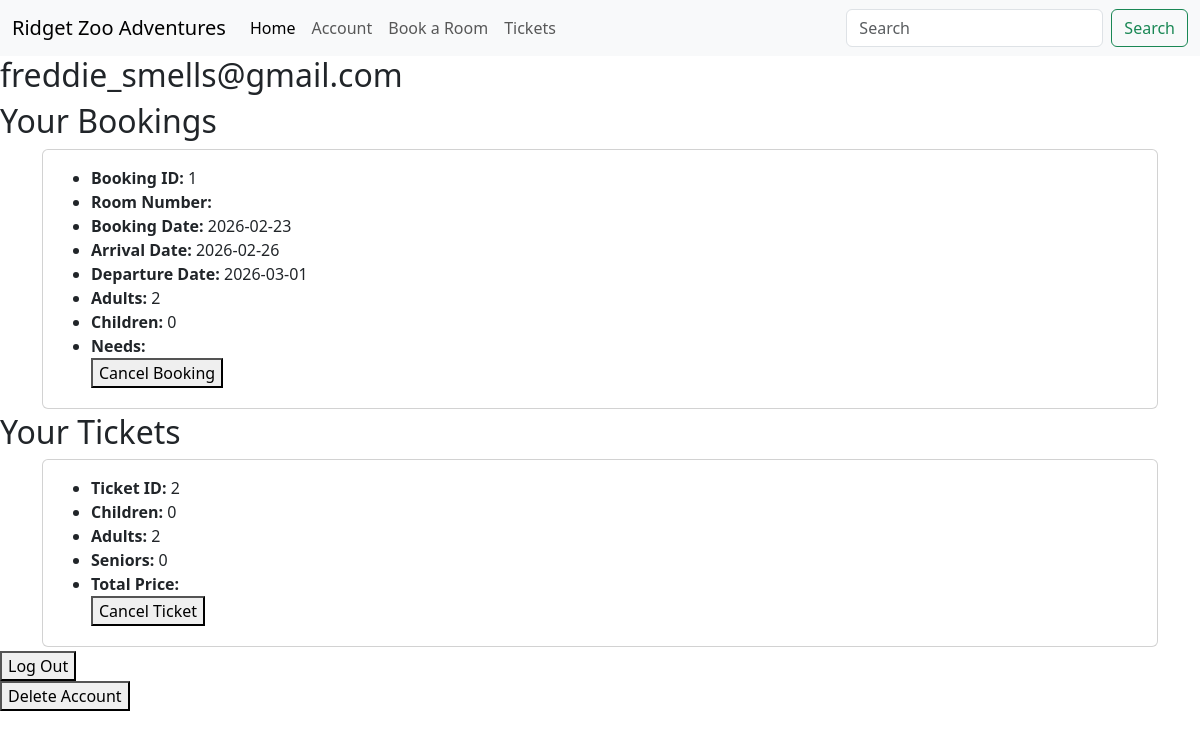
Page /account (signed in) on the earlier database version.
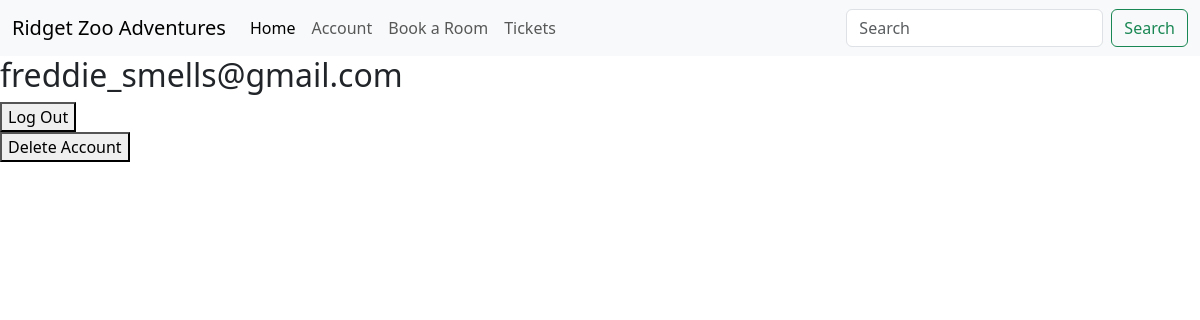
Same page on the later database version.
### database.py (models this page shows, shortened)
class User(db.Model, UserMixin):
    user_id = db.Column(db.Integer, primary_key=True)
    email = db.Column(db.String(120), unique=True, nullable=False)
    password = db.Column(db.String(128), nullable=False)
    send_email = db.Column(db.Boolean, default=True)
    is_admin = db.Column(db.Boolean, default=False)

class hotel_bookings(db.Model):
    booking_id = db.Column(db.Integer, primary_key=True)
    user_id = db.Column(db.Integer, db.ForeignKey('user.user_id'), nullable=False)
    room_id = db.Column(db.Integer, db.ForeignKey('rooms.room_id'), nullable=False)
    room_number = db.Column(db.String(50), nullable=False)
    booking_date = db.Column(db.String, nullable=False)
    check_in_date = db.Column(db.String, nullable=False)
    check_out_date = db.Column(db.String, nullable=False)
    adults = db.Column(db.Integer, nullable=False)
    children = db.Column(db.Integer, nullable=False)
    needs = db.Column(db.String(200), nullable=True)
    price = db.Column(db.Float, nullable=False)

class tickets(db.Model):
    ticket_id = db.Column(db.Integer, primary_key=True)
    user_id = db.Column(db.Integer, db.ForeignKey('user.user_id'), nullable=False)
    children = db.Column(db.Integer, nullable=False)
    adults = db.Column(db.Integer, nullable=False)
    seniors = db.Column(db.Integer, nullable=False)
    is_used = db.Column(db.Boolean, default=False)
    child_price = db.Column(db.Float, nullable=False)
    adult_price = db.Column(db.Float, nullable=False)
    senior_price = db.Column(db.Float, nullable=False)

### routes.py (the view)
@routes_blueprint.route('/account')
@login_required
def account():
    email = current_user.email
    user_bookings = hotel_bookings.query.filter_by(user_id=current_user.user_id).all()
    user_tickets = tickets.query.filter_by(user_id=current_user.user_id).all()
    return render_template('account.html', bookings=user_bookings, email=email, tickets=user_tickets)

### mock.py (called while the page is built)
@login_manager.user_loader
def load_user(user_id):
    return User.query.get(int(user_id))

### templates/account.html (shortened to what this page needs)
{% extends "base.html" %}
{% block content %}
<h2>{{ email }}</h2>
{% if bookings %}
<h2>Your Bookings</h2>
{% for booking in bookings %}
<div class="container mt-1">
    <div class="card mb-1">
        <div class="card-body">
            <ul class="mb-1">
                <form action="{{ url_for('routes.cancel_booking') }}" method="POST">
                <li><strong>Booking ID:</strong> {{ booking.booking_id }}</li>
                <li><strong>Room Number:</strong> {{ booking.room_num }}</li>
                <li><strong>Booking Date:</strong> {{ booking.booking_date }}</li>
                <li><strong>Arrival Date:</strong> {{ booking.check_in_date }}</li>
                <li><strong>Departure Date:</strong> {{ booking.check_out_date }}</li>
                <li><strong>Adults:</strong> {{ booking.adults }}</li>
                <li><strong>Children:</strong> {{ booking.children }}</li>
                <li><strong>Needs:</strong> {{ booking.needs }}</li>
                <button type="submit">Cancel Booking</button>
                </form>
            </ul>
        </div>
    </div>
</div>
{% endfor %}
{% endif %}
{% if tickets %}
<h2>Your Tickets</h2>
{% for ticket in tickets %}
<div class="container mt-1">
    <div class="card mb-1">
        <div class="card-body">
            <ul class="mb-1">
                <form action="{{ url_for('routes.cancel_ticket') }}" method="POST">
                <li><strong>Ticket ID:</strong> {{ ticket.ticket_id }}</li>
                <li><strong>Children:</strong> {{ ticket.children }}</li>
                <li><strong>Adults:</strong> {{ ticket.adults }}</li>
                <li><strong>Seniors:</strong> {{ ticket.seniors }}</li>
                <li><strong>Total Price:</strong> {{ ticket.total_price }}</li>
                <button type="submit">Cancel Ticket</button>
                </form>
            </ul>
        </div>
    </div>
</div>
{% endfor %}
{% endif %}
<form action="{{ url_for('routes.logout') }}" method="POST">
    <button type="submit">Log Out</button>
</form>
<form action="{{ url_for('routes.delete_account') }}" method="POST">
    <button type="submit">Delete Account</button>
</form>
{% endblock %}

### templates/base.html (shortened to what this page needs)
{% from 'bootstrap5/form.html' import render_form %}
<!DOCTYPE html>
<html lang="en">
<head>
    {{ bootstrap.load_css() }}
</head>
<body>
<nav class="navbar navbar-expand-lg navbar-light bg-light">
  <div class="container-fluid">
    <a class="navbar-brand" href="/">Ridget Zoo Adventures</a>
    <div class="collapse navbar-collapse" id="navbarSupportedContent">
      <ul class="navbar-nav me-auto mb-2 mb-lg-0">
        <li class="nav-item">
          <a class="nav-link active" aria-current="page" href="/">Home</a>
        </li>
        <li class="nav-item">
          <a class="nav-link" href="/account">Account</a>
        </li>
        <li class="nav-item">
          <a class="nav-link" href="/Roomsearch">Book a Room</a>
        </li>
        <li class="nav-item">
          <a class="nav-link" href="/tickets">Tickets</a>
        </li>
      </ul>
      <form class="d-flex">
        <input class="form-control me-2" type="search" placeholder="Search" aria-label="Search">
        <button class="btn btn-outline-success" type="submit">Search</button>
      </form>
    </div>
  </div>
</nav>
{% block content %}{% endblock %}
</body>
</html>

Differences in the rows shown:
removed hotel_bookings: booking_id "1", booking_date "2026-02-23", check_in_date "2026-02-26", check_out_date "2026-03-01", adults "2", children "0"
removed tickets: ticket_id "2", children "0", adults "2", seniors "0"
Other differences:
text no longer shown: "Your Bookings Your Tickets"
